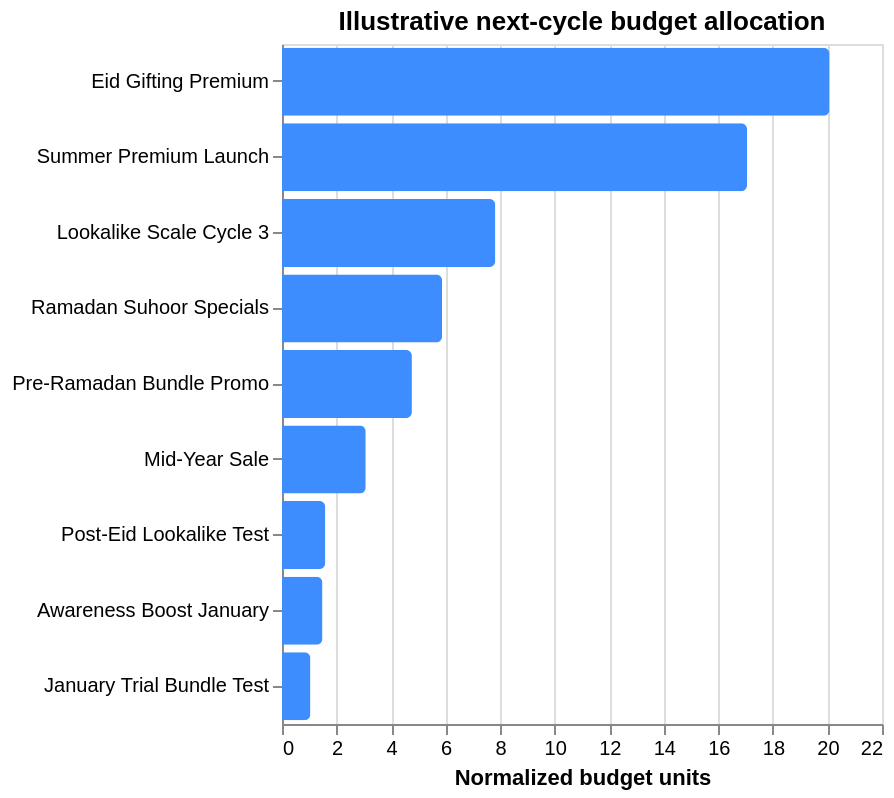

The cell this chart's notebook holds for it:
### Markdown cell above
## Stage 7 — Budget scenario &nbsp; ★ LLM SWAP POINT

[`analytics.build_budget_scenario`](src_2/analytics/allocation.py) spreads 100
normalized units across campaign-type envelopes and, within each type, by a single
allocation KPI. Blocked campaigns leave their budget unallocated.

> **★ LLM SWAP POINT — `BudgetAllocator` port.** Recommended: let the LLM decide
> *strategy and rationale*, but emit weights that a thin deterministic step
> normalizes to exactly `budget_units` (so the numbers always sum correctly). Output
> stays the `BudgetScenario` contract. See `docs/llm_migration.md` §Allocation Caveat.

### Code cell
from src_2.analytics import build_budget_scenario

scenario = build_budget_scenario(
    cycle_id, bundle.scorecards.campaign, bundle.assessments, registry, policy, quality
)
print("total units:", scenario.total_budget_units, " | unallocated:", round(scenario.unallocated_units, 2))
budget_chart(scenario)

### Figure 1 — Vega-Lite specification as saved in the notebook (floating-point values rounded to 4 significant figures)
{"$schema": "https://vega.github.io/schema/vega-lite/v5.20.1.json", "config": {"view": {"continuousHeight": 300, "continuousWidth": 300}}, "data": {"name": "data-2adc9c77248801d81e9dddae34e75f4a"}, "datasets": {"data-2adc9c77248801d81e9dddae34e75f4a": [{"Action": "Keep as test", "Budget units": 20.07, "Campaign": "Eid Gifting Premium"}, {"Action": "Keep as test", "Budget units": 17.05, "Campaign": "Summer Premium Launch"}, {"Action": "Keep as test", "Budget units": 7.822, "Campaign": "Lookalike Scale Cycle 3"}, {"Action": "Keep as test", "Budget units": 5.869, "Campaign": "Ramadan Suhoor Specials"}, {"Action": "Keep as test", "Budget units": 4.763, "Campaign": "Pre-Ramadan Bundle Promo"}, {"Action": "Keep as test", "Budget units": 3.07, "Campaign": "Mid-Year Sale"}, {"Action": "Keep as test", "Budget units": 1.588, "Campaign": "Post-Eid Lookalike Test"}, {"Action": "Keep as test", "Budget units": 1.483, "Campaign": "Awareness Boost January"}, {"Action": "Keep as test", "Budget units": 1.042, "Campaign": "January Trial Bundle Test"}]}, "encoding": {"tooltip": [{"field": "Campaign", "type": "nominal"}, {"field": "Action", "type": "nominal"}, {"field": "Budget units", "format": ".2f", "type": "quantitative"}], "x": {"field": "Budget units", "title": "Normalized budget units", "type": "quantitative"}, "y": {"axis": {"labelLimit": 230}, "field": "Campaign", "sort": "-x", "title": null, "type": "nominal"}}, "height": 340, "mark": {"color": "#3D8DFF", "cornerRadiusEnd": 3, "type": "bar"}, "title": "Illustrative next-cycle budget allocation"}
